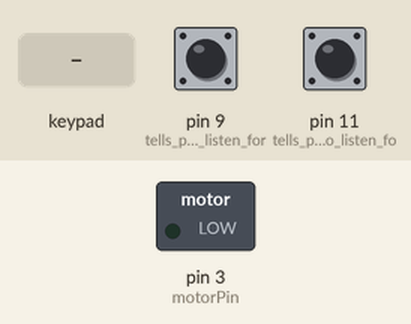
Bench run of a sketch on a simulated Arduino Uno, built with avr-gcc and run on an emulated ATmega328P. Parts: switched loads named in the sketch (green lamp = pin HIGH). The inputs (shaded band) are chosen by the test bench; at power-on: pin 9 (tells_pin_9_to_listen_for) HIGH, pin 11 (tells_pin_11_to_listen_fo) HIGH.

Above: at 1.2 s.
1.3 s: key '1' pressed
At 2.5 s:
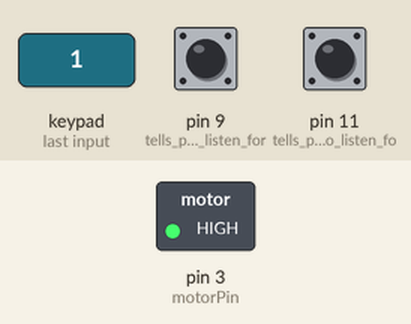
Timing chart, 0 to 4.3 s (numbered marks = the images above; inputs shaded):
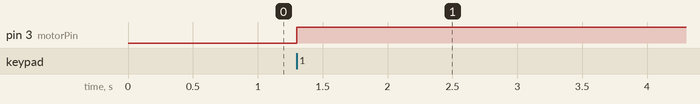

Measured:
- after the input at 1.3 s, pin 3 (motorPin): LOW → HIGH at once

The sketch:

Master.ino
```cpp
//Alec Mai, Navidur Rahman
//Master Arduino
//This Arduino gets input from the user and passes it to the Slave arduino

#include <Wire.h>
#include <Keypad.h>

int key = 0;    //"key" holds the user inputted number
int dipState = 0; //”dipState” holds the state of the dip switch (used for difficulty)
int switchState = 0;  //”switchState” holds the state of the push switch (used to allow input)
int enterState = 0; //”enterState” holds whether or not the user has hit an enter key
int customKey;  //”customKey” holds what the user has inputted from the keypad

int motorPin = 3; //what pin the motor is connected to

//used to get input from the keypad
const byte ROWS = 4;
const byte COLS = 3;
char hexaKeys[ROWS][COLS] = {
  {'1', '2', '3'},
  {'4', '5', '6'},
  {'7', '8', '9'},
  {'*', '0', '#'}};
byte rowPins[ROWS] = {8, 7, 6, 5};
byte colPins[COLS] = {4, 2, 13};
Keypad customKeypad = Keypad(makeKeymap(hexaKeys), rowPins, colPins, ROWS, COLS);


void setup() {
  Wire.begin();       //Start the I2C Bus as Master
  Serial.begin(9600);     //Start the console

  pinMode(11, INPUT_PULLUP);  //tells pin 11 to listen for input from a switch
  pinMode(9, INPUT_PULLUP); //tells pin 9 to listen for input from a switch
  pinMode(motorPin, OUTPUT);  //tells motor pin to output
}

void loop() {
  dipState = digitalRead(11);   //reads the state of the dip switch
  switchState = digitalRead(9); //reads the state of the push switch

//waits for input from the keypad
  while(true){
    customKey = customKeypad.getKey();


    if(customKey){
      break;
    }
  }

//turns on the motor
  analogWrite(motorPin, 255);

//determines whether or not the key was a number or an enter key
  if (isDigit(customKey)){
    key += customKey;
  }
  else{
    enterState = 1;
  }

//passes the inputs to the slave Arduino through I2C
  if(switchState == 0){
    Wire.beginTransmission(8);

    Wire.write(key);
    Wire.write(enterState);
    Wire.write(dipState);

    Wire.endTransmission();
  }

//resets some key variables
  key = 0;
  enterState = 0;
}
```
